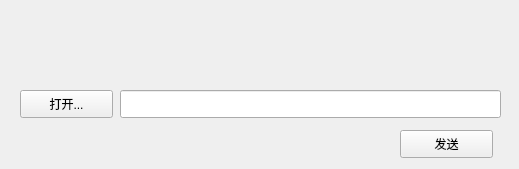
<?xml version="1.0" encoding="UTF-8"?>
<ui version="4.0">
 <class>SendFile</class>
 <widget class="QWidget" name="SendFile">
  <property name="geometry">
   <rect>
    <x>0</x>
    <y>0</y>
    <width>519</width>
    <height>169</height>
   </rect>
  </property>
  <property name="sizePolicy">
   <sizepolicy hsizetype="Fixed" vsizetype="Fixed">
    <horstretch>0</horstretch>
    <verstretch>0</verstretch>
   </sizepolicy>
  </property>
  <property name="minimumSize">
   <size>
    <width>519</width>
    <height>169</height>
   </size>
  </property>
  <property name="maximumSize">
   <size>
    <width>519</width>
    <height>169</height>
   </size>
  </property>
  <property name="windowTitle">
   <string>SendFile</string>
  </property>
  <widget class="QWidget" name="titleWidget" native="true">
   <property name="geometry">
    <rect>
     <x>0</x>
     <y>0</y>
     <width>519</width>
     <height>50</height>
    </rect>
   </property>
   <property name="titleskin" stdset="0">
    <bool>true</bool>
   </property>
  </widget>
  <widget class="QWidget" name="bodyWidget" native="true">
   <property name="geometry">
    <rect>
     <x>0</x>
     <y>50</y>
     <width>519</width>
     <height>119</height>
    </rect>
   </property>
   <property name="bottomskin" stdset="0">
    <bool>true</bool>
   </property>
   <widget class="QPushButton" name="openBtn">
    <property name="geometry">
     <rect>
      <x>20</x>
      <y>40</y>
      <width>93</width>
      <height>28</height>
     </rect>
    </property>
    <property name="text">
     <string>打开...</string>
    </property>
   </widget>
   <widget class="QPushButton" name="sendBtn">
    <property name="geometry">
     <rect>
      <x>400</x>
      <y>80</y>
      <width>93</width>
      <height>28</height>
     </rect>
    </property>
    <property name="text">
     <string>发送</string>
    </property>
   </widget>
   <widget class="QLineEdit" name="lineEdit">
    <property name="geometry">
     <rect>
      <x>120</x>
      <y>40</y>
      <width>381</width>
      <height>28</height>
     </rect>
    </property>
   </widget>
  </widget>
 </widget>
 <layoutdefault spacing="6" margin="11"/>
 <resources/>
 <connections/>
</ui>
